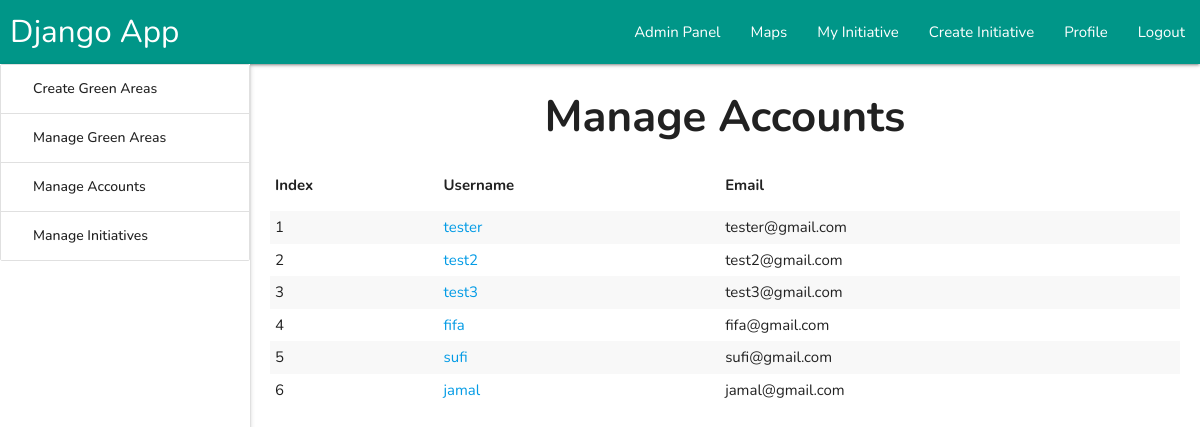
The app's page /admin_panel/manage_accounts/ (signed in) with its own data.
### root/models.py (models this page shows, shortened)
class Profile(models.Model):
    email = models.CharField(max_length=10000,blank=True,default='')
    orignal_name = models.CharField(max_length=10000,blank=True,default='')
    password = models.CharField(max_length=10000,blank=True,default='')
    longitude = models.CharField(max_length=10000,blank=True,default='')
    latitude = models.CharField(max_length=10000,blank=True,default='')
    place_name = models.CharField(max_length=10000,blank=True,default='')
    city = models.CharField(max_length=10000,blank=True,default='')
    region = models.CharField(max_length=10000,blank=True,default='')
    country = models.CharField(max_length=10000,blank=True,default='')
    state = models.CharField(max_length=10000,blank=True,default='')
    reset_code = models.CharField(max_length=10000,blank=True,default='')
    generated_name = models.CharField(max_length=10000,blank=True,default='')
    user = models.OneToOneField(User,on_delete=models.CASCADE)

### Admin_Panel/views.py (the view)
# urls.py: path('manage_accounts/', manage_accounts, name='manage_accounts'),
def manage_accounts(request):
    all_accounts = Profile.objects.all()
    all_accounts = [
        x for x in all_accounts
        if not x.user.is_superuser
    ]
    return render(request,'admin_panel/manage_accounts.html',{
        'all_accounts':all_accounts
    })

### Templates/admin_panel/manage_accounts.html (shortened to what this page needs)
{% extends 'partials/dashboards/admin_engine.html' %}
{% block 'engine'%}
<div style="margin:5px 20px">
  <center>
    <h3><b>Manage Accounts</b></h3>
  </center>
  <table class="striped">
    <thead>
      <tr>
        <th>Index</th>
        <th>Username</th>
        <th>Email</th>
      </tr>
    </thead>
    <tbody>
      <tr>
      {% for account in all_accounts %}
      <td>{{ forloop.counter }}</td>
      <td><a target='_blank' href="/admin_panel/manage_accounts/update_profile/{{account.user.id}}">{{account.orignal_name}}</a></td>
      <td> {{account.email}} </td>
      </tr>
        {% endfor %}
    </tbody>
  </table>
</div>
{% endblock 'engine' %}

### Static/css/general_fixing.css (style rules this page uses)
:root { --geocoder_input_height: 36px !important; }

### Templates/base.html (style rules this page uses)
html { height: 100% !important; }
body { font-family: 'Nunito', sans-serif; text-align: justify; height: 100% !important; }
html, body { height: 100% !important; }

### Templates/admin_panel/manage_accounts.html (style rules this page uses)
tbody td { padding: 5px !important; }

### records on screen
Profile: orignal_name "tester", email "tester@gmail.com"
Profile: orignal_name "test2", email "test2@gmail.com"
Profile: orignal_name "test3", email "test3@gmail.com"
Profile: orignal_name "fifa", email "fifa@gmail.com"
Profile: orignal_name "sufi", email "sufi@gmail.com"
Profile: orignal_name "jamal", email "jamal@gmail.com"
